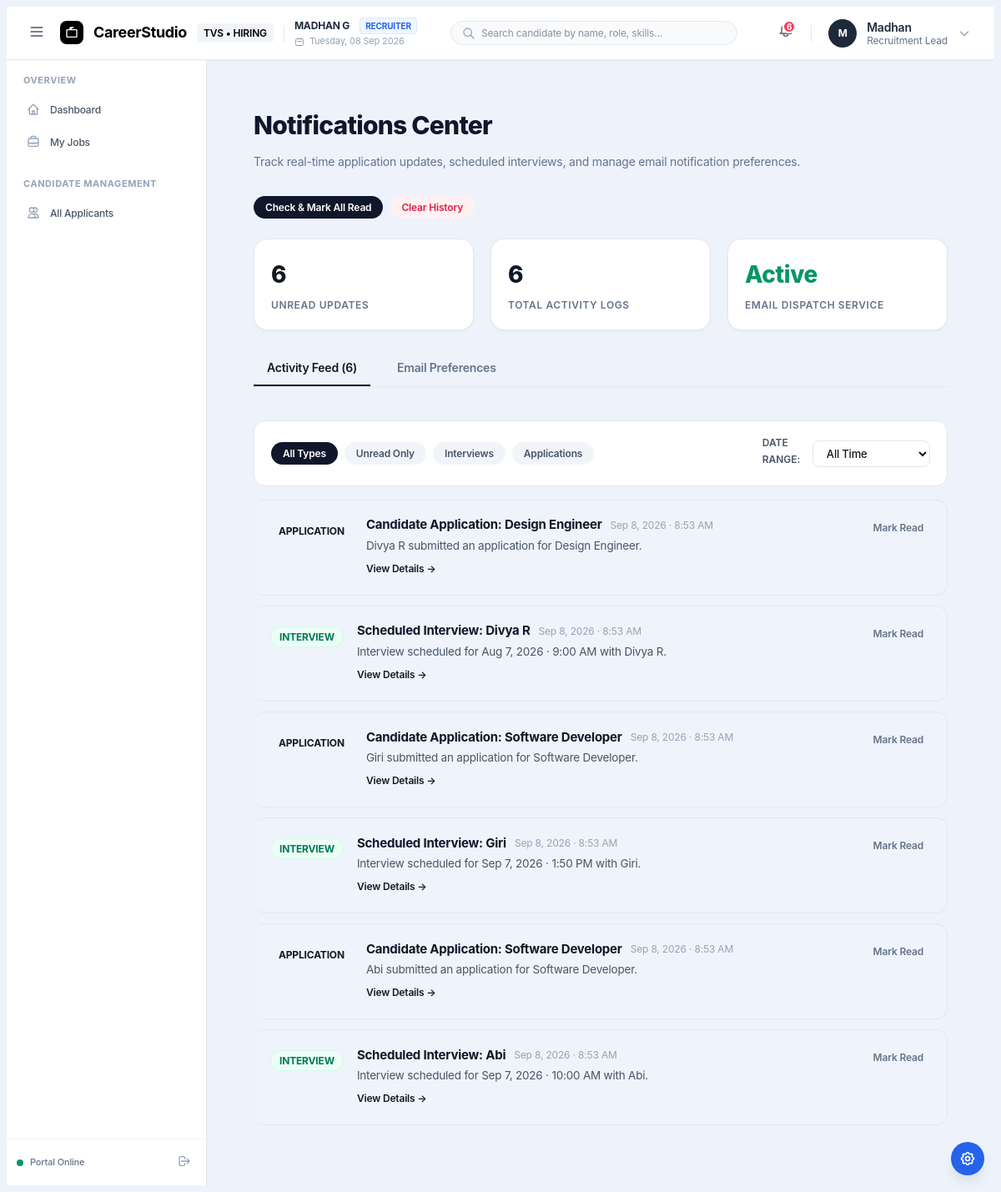
Screenshot of /notifications-page.php (signed in) with the database file from the repository.
### tables this page shows
CREATE TABLE `user_notifications` (
  `id` int(10) UNSIGNED NOT NULL,
  `user_id` int(10) UNSIGNED NOT NULL,
  `title` varchar(255) NOT NULL,
  `message` text NOT NULL,
  `type` varchar(50) NOT NULL DEFAULT 'system',
  `link` varchar(255) DEFAULT NULL,
  `is_read` tinyint(1) NOT NULL DEFAULT 0,
  `created_at` datetime NOT NULL DEFAULT current_timestamp()
);

### functions.php (called while the page is built, shortened)
<?php
function e(?string $value): string
{
    return htmlspecialchars((string) $value, ENT_QUOTES, 'UTF-8');
}
function format_datetime(?string $value): string
{
    $ts = strtotime($value);
    return $ts ? date('M j, Y · g:i A', $ts) : $value;
}
function query(string $key, string $default = ''): string
{
    return trim((string) ($_GET[$key] ?? $default));
}

### notifications-page.php (the view, shortened to what this page needs)
<?php
$pdo = get_db();
$userId = (int) current_user_id();
$filterType = query('type', 'all');
$filterDate = query('date', 'all');
$activeTab = query('tab', 'feed');
$stmt = $pdo->prepare('SELECT * FROM user_notifications WHERE user_id = :uid ORDER BY created_at DESC');
$stmt->execute([':uid' => $userId]);
$allNotificationsList = $stmt->fetchAll();
$unreadCount = 0;
foreach ($allNotificationsList as $n) {
    if ((int)$n['is_read'] === 0) {
        $unreadCount++;
    }
}
require __DIR__ . '/header.php';
?>
<main class="canvas">
    <div class="notif-container">
        <div class="notif-header">
            <div>
                <h1 class="notif-title">Notifications Center</h1>
                <p class="notif-subtitle">Track real-time application updates, scheduled interviews, and manage email notification preferences.</p>
            </div>
            <div style="display: flex; gap: 0.5rem;">
                <form id="mark-all-read-form" method="POST" action="notifications-page.php" onsubmit="handleMarkAllRead(event)">
                    <button type="submit" class="pill-filter-notif active">Check &amp; Mark All Read</button>
                </form>
                <form id="clear-all-form" method="POST" action="notifications-page.php" onsubmit="handleClearAll(event)">
                    <button type="submit" class="pill-filter-notif" style="color: var(--rose-600); background: var(--rose-50);">Clear History</button>
                </form>
            </div>
        </div>
        <div class="metrics-grid-notif">
            <div class="metric-card-notif">
                <div class="metric-val-notif" id="metric-unread-count" style="color: var(--brand-600);"><?= $unreadCount ?></div>
                <div class="metric-lbl-notif">Unread Updates</div>
            </div>
            <div class="metric-card-notif">
                <div class="metric-val-notif" id="metric-total-count"><?= count($allNotificationsList) ?></div>
                <div class="metric-lbl-notif">Total Activity Logs</div>
            </div>
            <div class="metric-card-notif">
                <div class="metric-val-notif" style="color: var(--emerald-600);">Active</div>
                <div class="metric-lbl-notif">Email Dispatch Service</div>
            </div>
        </div>
        <div class="notif-tabs">
            <button type="button" onclick="switchNotifTab('feed')" id="tab-btn-feed" class="notif-tab-btn <?= $activeTab === 'feed' ? 'active' : '' ?>">
                Activity Feed (<span id="feed-tab-count"><?= count($allNotificationsList) ?></span>)
            </button>
            <button type="button" onclick="switchNotifTab('preferences')" id="tab-btn-preferences" class="notif-tab-btn <?= $activeTab === 'preferences' ? 'active' : '' ?>">
                Email Preferences
            </button>
        </div>
        <div id="tab-content-feed" style="<?= $activeTab === 'preferences' ? 'display: none;' : '' ?>">
            <div class="filter-bar-notif">
                <div style="display: flex; gap: 0.5rem; flex-wrap: wrap;">
                    <button type="button" onclick="filterNotifsSPA('all', null)" class="pill-filter-notif filter-type-pill <?= $filterType === 'all' ? 'active' : '' ?>" data-type="all">All Types</button>
                    <button type="button" onclick="filterNotifsSPA('unread', null)" class="pill-filter-notif filter-type-pill <?= $filterType === 'unread' ? 'active' : '' ?>" data-type="unread">Unread Only</button>
                    <button type="button" onclick="filterNotifsSPA('interview', null)" class="pill-filter-notif filter-type-pill <?= $filterType === 'interview' ? 'active' : '' ?>" data-type="interview">Interviews</button>
                    <button type="button" onclick="filterNotifsSPA('application', null)" class="pill-filter-notif filter-type-pill <?= $filterType === 'application' ? 'active' : '' ?>" data-type="application">Applications</button>
                </div>
                <div style="display: flex; align-items: center; gap: 0.5rem;">
                    <label style="font-size: 0.75rem; font-weight: 600; color: var(--slate-600); text-transform: uppercase;">Date Range:</label>
                    <select id="date-range-select" onchange="filterNotifsSPA(null, this.value)" style="padding: 0.375rem 0.75rem; border-radius: 0.5rem; border: 1px solid var(--slate-200); font-size: 0.8125rem; font-weight: 500;">
                        <option value="all" <?= $filterDate === 'all' ? 'selected' : '' ?>>All Time</option>
                    </select>
                </div>
            </div>
            <div id="notif-activity-list" style="display: flex; flex-direction: column; gap: 0.75rem;">
                <?php foreach ($allNotificationsList as $item): ?>
                    <?php
                        $itemTs = strtotime($item['created_at']);
                        $itemDateStr = date('Y-m-d', $itemTs);
                    ?>
                    <div class="notif-item-card <?= (int)$item['is_read'] === 0 ? 'unread' : '' ?>"
                         data-id="<?= (int)$item['id'] ?>"
                         data-type="<?= e($item['type']) ?>"
                         data-read="<?= (int)$item['is_read'] ?>"
                         data-timestamp="<?= $itemTs ?>"
                         data-date="<?= $itemDateStr ?>">
                        <div style="display: flex; gap: 1rem; flex: 1;">
                            <div style="margin-top: 0.25rem;">
                                <span class="type-badge-notif <?= $item['type'] === 'interview' ? 'badge-interview' : ($item['type'] === 'application' ? 'badge-application' : 'badge-system') ?>">
                                    <?= e(ucfirst($item['type'])) ?>
                                </span>
                            </div>
                            <div style="flex: 1;">
                                <div style="display: flex; align-items: center; gap: 0.625rem; flex-wrap: wrap;">
                                    <h4 style="font-size: 0.9375rem; font-weight: 700; color: var(--slate-900); margin: 0;"><?= e($item['title']) ?></h4>
                                    <span style="font-size: 0.75rem; color: var(--slate-400);"><?= e(format_datetime($item['created_at'])) ?></span>
                                </div>
                                <p style="font-size: 0.84375rem; color: var(--slate-600); margin: 0.375rem 0 0 0; line-height: 1.4;"><?= e($item['message']) ?></p>
                                <?php if (!empty($item['link'])): ?>
                                    <a href="<?= e($item['link']) ?>" style="display: inline-flex; align-items: center; gap: 0.375rem; font-size: 0.75rem; font-weight: 600; color: var(--brand-600); text-decoration: none; margin-top: 0.5rem;">
                                        View Details &rarr;
                                    </a>
                                <?php endif; ?>
                            </div>
                        </div>
                        <?php if ((int)$item['is_read'] === 0): ?>
                            <form class="mark-read-single-form" method="POST" action="notifications-page.php" onsubmit="handleMarkSingleRead(event, <?= (int)$item['id'] ?>)" style="margin: 0;">
                                <button type="submit" style="background: none; border: none; font-size: 0.75rem; font-weight: 600; color: var(--slate-500); cursor: pointer; padding: 0.25rem 0.5rem;">
                                    Mark Read
                                </button>
                            </form>
                        <?php endif; ?>
                    </div>
                <?php endforeach; ?>
            </div>
        </div>
    </div>
</main>
<?php require __DIR__ . '/footer.php'; ?>

### style.css (style rules this page uses)
:root { --color-bg: #f9fafb; --color-surface: #ffffff; --color-surface-alt: #f4f5f7; --color-surface-hover: #eef0f3; --color-border: #e5e7eb; --color-border-strong: #d8dbe1; --color-text: #14181f; --color-text-muted: #5b6270; --color-text-faint: #8b93a1; --color-primary: #4f46e5; --color-primary-dark: #4338ca; --color-primary-light: #eef0ff; --color-success: #059669; --color-success-bg: #ecfdf5; --color-warning: #d97706; --color-warning-bg: #fffbeb; --color-danger: #dc2626; --color-danger-bg: #fef2f2; --color-info: #0284c7; --color-info-bg: #f0f9ff; --radius-sm: 8px; --radius-md: 12px; --radius-lg: 18px; --shadow-xs: 0 1px 2px rgba(20, 24, 31, 0.04); --shadow-sm: 0 1px 3px rgba(20, 24, 31, 0.06), 0 1px 2px rgba(20, 24, 31, 0.04); --shadow-md: 0 8px 16px -4px rgba(20, 24, 31, 0.08), 0 2px 6px -2px rgba(20, 24, 31, 0.05); --shadow-lg: 0 24px 48px -12px rgba(20, 24, 31, 0.16), 0 4px 12px -4px rgba(20, 24, 31, 0.08); --font-sans: 'Inter', system-ui, -apple-system, BlinkMacSystemFont, 'Segoe UI', Roboto, sans-serif; }
* { box-sizing: border-box; }
html, body, button, input, select, textarea, table, th, td, h1, h2, h3, h4, h5, h6, p, span, a, label, div { font-family: 'Inter', system-ui, -apple-system, BlinkMacSystemFont, 'Segoe UI', Roboto, sans-serif; letter-spacing: -0.015em; }
body { font-family: var(--font-sans); background: var(--color-bg); color: var(--color-text); font-size: 15px; line-height: 1.6; letter-spacing: -0.015em; -webkit-font-smoothing: antialiased; -moz-osx-font-smoothing: grayscale; }
a { color: var(--color-primary); text-decoration: none; transition: color 0.15s ease; }
h1, h2, h3, h4, h5, h6 { font-family: var(--font-sans); margin: 0 0 0.5em; font-weight: 700; line-height: 1.2; letter-spacing: -0.015em; color: var(--color-text); }
h1 { font-size: 2.5rem; font-weight: 800; letter-spacing: -0.02em; }
p { margin: 0 0 1em; color: var(--color-text-muted); letter-spacing: -0.015em; }
body.is-app { background: #eef2fb; }
.canvas { flex: 1; width: 100%; padding: 28px 32px 40px; }
label { display: block; font-size: 0.83rem; font-weight: 600; color: var(--color-text); margin-bottom: 6px; letter-spacing: -0.005em; }
input, textarea, select { width: 100%; padding: 10px 13px; font-size: 0.92rem; font-family: inherit; border: 1.5px solid var(--color-border); border-radius: var(--radius-sm); background: var(--color-surface); color: var(--color-text); transition: border-color 0.15s ease, box-shadow 0.15s ease; }
:root { --bg-body: #f0f2f5; --bg-surface: #ffffff; --bg-card: #ffffff; --slate-50: #f8fafc; --slate-100: #f1f5f9; --slate-200: #e2e8f0; --slate-300: #cbd5e1; --slate-400: #94a3b8; --slate-500: #64748b; --slate-600: #475569; --slate-700: #334155; --slate-800: #1e293b; --slate-900: #0f172a; --blue-50: #eff6ff; --blue-100: #dbeafe; --blue-500: #3b82f6; --blue-600: #2563eb; --blue-700: #1d4ed8; --indigo-600: #4f46e5; --indigo-700: #4338ca; --emerald-50: #ecfdf5; --emerald-100: #d1fae5; --emerald-600: #059669; --emerald-700: #047857; --rose-50: #fff1f2; --rose-100: #ffe4e6; --rose-500: #f43f5e; --rose-600: #e11d48; --rose-700: #be123c; --amber-50: #fffbeb; --amber-500: #f59e0b; --amber-600: #d97706; --sky-50: #f0f9ff; --sky-200: #bae6fd; --sky-300: #7dd3fc; --sky-500: #0ea5e9; --sky-700: #0369a1; --shadow-2xs: 0 1px 2px 0 rgba(0, 0, 0, 0.05); --shadow-xs: 0 1px 3px 0 rgba(0, 0, 0, 0.1), 0 1px 2px -1px rgba(0, 0, 0, 0.1); }

### rows the page displays
user_notifications: type "APPLICATION", title "Candidate Application: Design Engineer", created_at "Sep 8, 2026 · 8:53 AM", message "Divya R submitted an application for Design Engineer."
user_notifications: type "INTERVIEW", title "Scheduled Interview: Divya R", created_at "Sep 8, 2026 · 8:53 AM", message "Interview scheduled for Aug 7, 2026 · 9:00 AM with Divya R."
user_notifications: type "APPLICATION", title "Candidate Application: Software Developer", created_at "Sep 8, 2026 · 8:53 AM", message "Giri submitted an application for Software Developer."
user_notifications: type "INTERVIEW", title "Scheduled Interview: Giri", created_at "Sep 8, 2026 · 8:53 AM", message "Interview scheduled for Sep 7, 2026 · 1:50 PM with Giri."
user_notifications: type "APPLICATION", title "Candidate Application: Software Developer", created_at "Sep 8, 2026 · 8:53 AM", message "Abi submitted an application for Software Developer."
user_notifications: type "INTERVIEW", title "Scheduled Interview: Abi", created_at "Sep 8, 2026 · 8:53 AM", message "Interview scheduled for Sep 7, 2026 · 10:00 AM with Abi."

### other values shown
$workspaceTag "TVS • HIRING"
$userName "MADHAN G"
$userRole "RECRUITER"
$notifications "6"
$userInitials "M"
first_name($userName) "Madhan"
$userTitle "Recruitment Lead"
$unreadCount "6"
count($allNotificationsList) "6"
